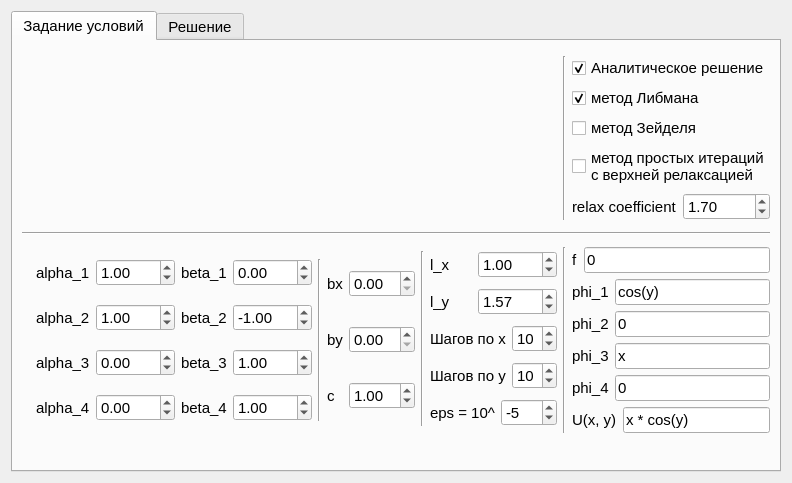
<?xml version="1.0" encoding="UTF-8"?>
<ui version="4.0">
 <class>Form</class>
 <widget class="QWidget" name="Form">
  <property name="geometry">
   <rect>
    <x>0</x>
    <y>0</y>
    <width>792</width>
    <height>483</height>
   </rect>
  </property>
  <property name="font">
   <font>
    <pointsize>8</pointsize>
   </font>
  </property>
  <property name="windowTitle">
   <string>Form</string>
  </property>
  <layout class="QGridLayout" name="gridLayout">
   <item row="0" column="1">
    <widget class="QTabWidget" name="tabWidget">
     <property name="font">
      <font>
       <pointsize>11</pointsize>
      </font>
     </property>
     <property name="currentIndex">
      <number>0</number>
     </property>
     <property name="elideMode">
      <enum>Qt::ElideMiddle</enum>
     </property>
     <widget class="QWidget" name="tab_statement">
      <attribute name="title">
       <string>Задание условий</string>
      </attribute>
      <layout class="QGridLayout" name="gridLayout_42">
       <item row="0" column="0" colspan="3">
        <widget class="QLabel" name="label_pic">
         <property name="text">
          <string/>
         </property>
         <property name="pixmap">
          <pixmap>../resource/pic.png</pixmap>
         </property>
        </widget>
       </item>
       <item row="3" column="4">
        <spacer name="horizontalSpacer_17">
         <property name="orientation">
          <enum>Qt::Horizontal</enum>
         </property>
         <property name="sizeHint" stdset="0">
          <size>
           <width>7</width>
           <height>20</height>
          </size>
         </property>
        </spacer>
       </item>
       <item row="2" column="2">
        <layout class="QGridLayout" name="gridLayout_21">
         <item row="4" column="1">
          <layout class="QGridLayout" name="gridLayout_20">
           <item row="0" column="0">
            <widget class="QLabel" name="label_3">
             <property name="text">
              <string>eps = 10^</string>
             </property>
            </widget>
           </item>
           <item row="0" column="1">
            <widget class="QSpinBox" name="spinBox_eps">
             <property name="minimum">
              <number>-7</number>
             </property>
             <property name="maximum">
              <number>-1</number>
             </property>
             <property name="value">
              <number>-5</number>
             </property>
            </widget>
           </item>
          </layout>
         </item>
         <item row="2" column="1">
          <layout class="QGridLayout" name="gridLayout_40">
           <item row="0" column="0">
            <widget class="QLabel" name="label_29">
             <property name="text">
              <string>Шагов по x</string>
             </property>
            </widget>
           </item>
           <item row="0" column="1">
            <widget class="QSpinBox" name="spinBox_nx">
             <property name="value">
              <number>10</number>
             </property>
            </widget>
           </item>
          </layout>
         </item>
         <item row="1" column="1">
          <layout class="QGridLayout" name="gridLayout_39">
           <item row="0" column="1">
            <widget class="QDoubleSpinBox" name="doubleSpinBox_max_y">
             <property name="minimum">
              <double>-100.000000000000000</double>
             </property>
             <property name="maximum">
              <double>100.000000000000000</double>
             </property>
             <property name="value">
              <double>1.570000000000000</double>
             </property>
            </widget>
           </item>
           <item row="0" column="0">
            <widget class="QLabel" name="label_28">
             <property name="text">
              <string>l_y</string>
             </property>
            </widget>
           </item>
          </layout>
         </item>
         <item row="0" column="1">
          <layout class="QGridLayout" name="gridLayout_36">
           <item row="0" column="1">
            <widget class="QDoubleSpinBox" name="doubleSpinBox_max_x">
             <property name="minimum">
              <double>-100.000000000000000</double>
             </property>
             <property name="maximum">
              <double>100.000000000000000</double>
             </property>
             <property name="value">
              <double>1.000000000000000</double>
             </property>
            </widget>
           </item>
           <item row="0" column="0">
            <widget class="QLabel" name="label_27">
             <property name="text">
              <string>l_x</string>
             </property>
            </widget>
           </item>
          </layout>
         </item>
         <item row="3" column="1">
          <layout class="QGridLayout" name="gridLayout_41">
           <item row="0" column="0">
            <widget class="QLabel" name="label_30">
             <property name="text">
              <string>Шагов по y</string>
             </property>
            </widget>
           </item>
           <item row="0" column="1">
            <widget class="QSpinBox" name="spinBox_ny">
             <property name="value">
              <number>10</number>
             </property>
            </widget>
           </item>
          </layout>
         </item>
         <item row="0" column="0" rowspan="5">
          <widget class="Line" name="line_2">
           <property name="orientation">
            <enum>Qt::Vertical</enum>
           </property>
          </widget>
         </item>
        </layout>
       </item>
       <item row="2" column="1">
        <layout class="QGridLayout" name="gridLayout_6">
         <item row="2" column="0">
          <layout class="QGridLayout" name="gridLayout_4">
           <item row="0" column="0">
            <widget class="QLabel" name="label_9">
             <property name="text">
              <string>c</string>
             </property>
            </widget>
           </item>
           <item row="0" column="1">
            <widget class="QDoubleSpinBox" name="doubleSpinBox_c">
             <property name="value">
              <double>1.000000000000000</double>
             </property>
            </widget>
           </item>
          </layout>
         </item>
         <item row="1" column="0">
          <layout class="QGridLayout" name="gridLayout_3">
           <item row="0" column="0">
            <widget class="QLabel" name="label_8">
             <property name="text">
              <string>by</string>
             </property>
            </widget>
           </item>
           <item row="0" column="1">
            <widget class="QDoubleSpinBox" name="doubleSpinBox_by"/>
           </item>
          </layout>
         </item>
         <item row="0" column="0">
          <layout class="QGridLayout" name="gridLayout_2">
           <item row="0" column="0">
            <widget class="QLabel" name="label_7">
             <property name="text">
              <string>bx</string>
             </property>
            </widget>
           </item>
           <item row="0" column="1">
            <widget class="QDoubleSpinBox" name="doubleSpinBox_bx"/>
           </item>
          </layout>
         </item>
        </layout>
       </item>
       <item row="2" column="3">
        <layout class="QGridLayout" name="gridLayout_31">
         <item row="3" column="1">
          <layout class="QGridLayout" name="gridLayout_26">
           <item row="0" column="0">
            <widget class="QLabel" name="label_22">
             <property name="text">
              <string>phi_3</string>
             </property>
            </widget>
           </item>
           <item row="0" column="1">
            <widget class="QLineEdit" name="lineEdit_phi_3">
             <property name="text">
              <string>x</string>
             </property>
            </widget>
           </item>
          </layout>
         </item>
         <item row="4" column="1">
          <layout class="QGridLayout" name="gridLayout_30">
           <item row="0" column="0">
            <widget class="QLabel" name="label_23">
             <property name="text">
              <string>phi_4</string>
             </property>
            </widget>
           </item>
           <item row="0" column="1">
            <widget class="QLineEdit" name="lineEdit_phi_4">
             <property name="text">
              <string>0</string>
             </property>
            </widget>
           </item>
          </layout>
         </item>
         <item row="0" column="1">
          <layout class="QGridLayout" name="gridLayout_32">
           <item row="0" column="0">
            <widget class="QLabel" name="label_24">
             <property name="text">
              <string>f</string>
             </property>
            </widget>
           </item>
           <item row="0" column="1">
            <widget class="QLineEdit" name="lineEdit_f">
             <property name="text">
              <string>0</string>
             </property>
            </widget>
           </item>
          </layout>
         </item>
         <item row="2" column="1">
          <layout class="QGridLayout" name="gridLayout_24">
           <item row="0" column="0">
            <widget class="QLabel" name="label_21">
             <property name="text">
              <string>phi_2</string>
             </property>
            </widget>
           </item>
           <item row="0" column="1">
            <widget class="QLineEdit" name="lineEdit_phi_2">
             <property name="text">
              <string>0</string>
             </property>
            </widget>
           </item>
          </layout>
         </item>
         <item row="1" column="1">
          <layout class="QGridLayout" name="gridLayout_19">
           <item row="0" column="0">
            <widget class="QLabel" name="label_18">
             <property name="text">
              <string>phi_1</string>
             </property>
            </widget>
           </item>
           <item row="0" column="1">
            <widget class="QLineEdit" name="lineEdit_phi_1">
             <property name="text">
              <string>cos(y)</string>
             </property>
            </widget>
           </item>
          </layout>
         </item>
         <item row="5" column="1">
          <layout class="QGridLayout" name="gridLayout_35">
           <item row="0" column="0">
            <widget class="QLabel" name="label_26">
             <property name="text">
              <string>U(x, y)</string>
             </property>
            </widget>
           </item>
           <item row="0" column="1">
            <widget class="QLineEdit" name="lineEdit_analytic">
             <property name="text">
              <string>x * cos(y)</string>
             </property>
            </widget>
           </item>
          </layout>
         </item>
         <item row="0" column="0" rowspan="6">
          <widget class="Line" name="line_3">
           <property name="orientation">
            <enum>Qt::Vertical</enum>
           </property>
          </widget>
         </item>
        </layout>
       </item>
       <item row="0" column="3">
        <layout class="QGridLayout" name="gridLayout_34">
         <item row="4" column="1">
          <layout class="QGridLayout" name="gridLayout_33">
           <item row="0" column="0">
            <widget class="QLabel" name="label_25">
             <property name="text">
              <string>relax coefficient</string>
             </property>
            </widget>
           </item>
           <item row="0" column="1">
            <widget class="QDoubleSpinBox" name="doubleSpinBox_relax">
             <property name="minimum">
              <double>1.000000000000000</double>
             </property>
             <property name="maximum">
              <double>1.990000000000000</double>
             </property>
             <property name="singleStep">
              <double>0.100000000000000</double>
             </property>
             <property name="value">
              <double>1.700000000000000</double>
             </property>
            </widget>
           </item>
          </layout>
         </item>
         <item row="1" column="1">
          <widget class="QCheckBox" name="checkBox_libman">
           <property name="text">
            <string>метод Либмана</string>
           </property>
           <property name="checked">
            <bool>true</bool>
           </property>
          </widget>
         </item>
         <item row="3" column="1">
          <widget class="QCheckBox" name="checkBox_sor">
           <property name="text">
            <string>метод простых итераций 
с верхней релаксацией</string>
           </property>
          </widget>
         </item>
         <item row="0" column="1">
          <widget class="QCheckBox" name="checkBox_analytic">
           <property name="text">
            <string>Аналитическое решение</string>
           </property>
           <property name="checked">
            <bool>true</bool>
           </property>
          </widget>
         </item>
         <item row="2" column="1">
          <widget class="QCheckBox" name="checkBox_seidel">
           <property name="text">
            <string>метод Зейделя</string>
           </property>
          </widget>
         </item>
         <item row="0" column="0" rowspan="5">
          <widget class="Line" name="line_5">
           <property name="orientation">
            <enum>Qt::Vertical</enum>
           </property>
          </widget>
         </item>
        </layout>
       </item>
       <item row="2" column="0">
        <layout class="QGridLayout" name="gridLayout_18">
         <item row="0" column="0">
          <layout class="QGridLayout" name="gridLayout_14">
           <item row="0" column="0">
            <layout class="QGridLayout" name="gridLayout_5">
             <item row="0" column="1">
              <widget class="QLabel" name="label_10">
               <property name="text">
                <string>alpha_1</string>
               </property>
              </widget>
             </item>
             <item row="0" column="2">
              <widget class="QDoubleSpinBox" name="doubleSpinBox_alpha_1">
               <property name="minimum">
                <double>-100.000000000000000</double>
               </property>
               <property name="maximum">
                <double>100.000000000000000</double>
               </property>
               <property name="value">
                <double>1.000000000000000</double>
               </property>
              </widget>
             </item>
             <item row="0" column="0">
              <spacer name="horizontalSpacer_3">
               <property name="orientation">
                <enum>Qt::Horizontal</enum>
               </property>
               <property name="sizeHint" stdset="0">
                <size>
                 <width>40</width>
                 <height>20</height>
                </size>
               </property>
              </spacer>
             </item>
            </layout>
           </item>
           <item row="0" column="1">
            <layout class="QGridLayout" name="gridLayout_7">
             <item row="0" column="0">
              <widget class="QLabel" name="label_11">
               <property name="text">
                <string>beta_1</string>
               </property>
              </widget>
             </item>
             <item row="0" column="1">
              <widget class="QDoubleSpinBox" name="doubleSpinBox_beta_1">
               <property name="minimum">
                <double>-100.000000000000000</double>
               </property>
               <property name="maximum">
                <double>100.000000000000000</double>
               </property>
              </widget>
             </item>
            </layout>
           </item>
          </layout>
         </item>
         <item row="1" column="0">
          <layout class="QGridLayout" name="gridLayout_15">
           <item row="0" column="1">
            <layout class="QGridLayout" name="gridLayout_8">
             <item row="0" column="0">
              <widget class="QLabel" name="label_12">
               <property name="text">
                <string>beta_2</string>
               </property>
              </widget>
             </item>
             <item row="0" column="1">
              <widget class="QDoubleSpinBox" name="doubleSpinBox_beta_2">
               <property name="minimum">
                <double>-100.000000000000000</double>
               </property>
               <property name="maximum">
                <double>100.000000000000000</double>
               </property>
               <property name="value">
                <double>-1.000000000000000</double>
               </property>
              </widget>
             </item>
            </layout>
           </item>
           <item row="0" column="0">
            <layout class="QGridLayout" name="gridLayout_9">
             <item row="0" column="1">
              <widget class="QLabel" name="label_13">
               <property name="text">
                <string>alpha_2</string>
               </property>
              </widget>
             </item>
             <item row="0" column="2">
              <widget class="QDoubleSpinBox" name="doubleSpinBox_alpha_2">
               <property name="minimum">
                <double>-100.000000000000000</double>
               </property>
               <property name="maximum">
                <double>100.000000000000000</double>
               </property>
               <property name="value">
                <double>1.000000000000000</double>
               </property>
              </widget>
             </item>
             <item row="0" column="0">
              <spacer name="horizontalSpacer_5">
               <property name="orientation">
                <enum>Qt::Horizontal</enum>
               </property>
               <property name="sizeHint" stdset="0">
                <size>
                 <width>40</width>
                 <height>20</height>
                </size>
               </property>
              </spacer>
             </item>
            </layout>
           </item>
          </layout>
         </item>
         <item row="2" column="0">
          <layout class="QGridLayout" name="gridLayout_16">
           <item row="0" column="1">
            <layout class="QGridLayout" name="gridLayout_10">
             <item row="0" column="0">
              <widget class="QLabel" name="label_14">
               <property name="text">
                <string>beta_3</string>
               </property>
              </widget>
             </item>
             <item row="0" column="1">
              <widget class="QDoubleSpinBox" name="doubleSpinBox_beta_3">
               <property name="minimum">
                <double>-100.000000000000000</double>
               </property>
               <property name="maximum">
                <double>100.000000000000000</double>
               </property>
               <property name="value">
                <double>1.000000000000000</double>
               </property>
              </widget>
             </item>
            </layout>
           </item>
           <item row="0" column="0">
            <layout class="QGridLayout" name="gridLayout_11">
             <item row="0" column="1">
              <widget class="QLabel" name="label_15">
               <property name="text">
                <string>alpha_3</string>
               </property>
              </widget>
             </item>
             <item row="0" column="2">
              <widget class="QDoubleSpinBox" name="doubleSpinBox_alpha_3">
               <property name="minimum">
                <double>-100.000000000000000</double>
               </property>
               <property name="maximum">
                <double>100.000000000000000</double>
               </property>
              </widget>
             </item>
             <item row="0" column="0">
              <spacer name="horizontalSpacer_9">
               <property name="orientation">
                <enum>Qt::Horizontal</enum>
               </property>
               <property name="sizeHint" stdset="0">
                <size>
                 <width>40</width>
                 <height>20</height>
                </size>
               </property>
              </spacer>
             </item>
            </layout>
           </item>
          </layout>
         </item>
         <item row="3" column="0">
          <layout class="QGridLayout" name="gridLayout_17">
           <item row="0" column="1">
            <layout class="QGridLayout" name="gridLayout_12">
             <item row="0" column="1">
              <widget class="QDoubleSpinBox" name="doubleSpinBox_beta_4">
               <property name="minimum">
                <double>-100.000000000000000</double>
               </property>
               <property name="value">
                <double>1.000000000000000</double>
               </property>
              </widget>
             </item>
             <item row="0" column="0">
              <widget class="QLabel" name="label_16">
               <property name="text">
                <string>beta_4</string>
               </property>
              </widget>
             </item>
            </layout>
           </item>
           <item row="0" column="0">
            <layout class="QGridLayout" name="gridLayout_13">
             <item row="0" column="1">
              <widget class="QLabel" name="label_17">
               <property name="text">
                <string>alpha_4</string>
               </property>
              </widget>
             </item>
             <item row="0" column="2">
              <widget class="QDoubleSpinBox" name="doubleSpinBox_alpha_4">
               <property name="minimum">
                <double>-100.000000000000000</double>
               </property>
               <property name="maximum">
                <double>100.000000000000000</double>
               </property>
              </widget>
             </item>
             <item row="0" column="0">
              <spacer name="horizontalSpacer_10">
               <property name="orientation">
                <enum>Qt::Horizontal</enum>
               </property>
               <property name="sizeHint" stdset="0">
                <size>
                 <width>40</width>
                 <height>20</height>
                </size>
               </property>
              </spacer>
             </item>
            </layout>
           </item>
          </layout>
         </item>
         <item row="0" column="1" rowspan="4">
          <widget class="Line" name="line">
           <property name="orientation">
            <enum>Qt::Vertical</enum>
           </property>
          </widget>
         </item>
        </layout>
       </item>
       <item row="1" column="0" colspan="4">
        <widget class="Line" name="line_4">
         <property name="orientation">
          <enum>Qt::Horizontal</enum>
         </property>
        </widget>
       </item>
      </layout>
      <zorder>label_pic</zorder>
      <zorder>horizontalSpacer_17</zorder>
      <zorder>label_3</zorder>
      <zorder>spinBox_eps</zorder>
      <zorder></zorder>
      <zorder></zorder>
      <zorder></zorder>
      <zorder></zorder>
      <zorder></zorder>
      <zorder>line_4</zorder>
     </widget>
     <widget class="QWidget" name="tab_solution">
      <attribute name="title">
       <string>Решение</string>
      </attribute>
      <layout class="QGridLayout" name="gridLayout_38">
       <item row="0" column="0" colspan="2">
        <layout class="QGridLayout" name="gridLayout_37">
         <item row="0" column="0">
          <layout class="QGridLayout" name="gridLayout_28">
           <item row="0" column="0">
            <layout class="QGridLayout" name="gridLayout_27">
             <item row="0" column="0">
              <layout class="QGridLayout" name="gridLayout_22">
               <item row="0" column="0">
                <widget class="QLabel" name="label">
                 <property name="text">
                  <string>Шаг по x</string>
                 </property>
                </widget>
               </item>
               <item row="0" column="1">
                <widget class="QSpinBox" name="spinBox_x"/>
               </item>
              </layout>
             </item>
             <item row="1" column="0">
              <layout class="QVBoxLayout" name="verticalLayout_sol_y"/>
             </item>
            </layout>
           </item>
           <item row="1" column="0">
            <layout class="QGridLayout" name="gridLayout_25">
             <item row="0" column="0">
              <layout class="QGridLayout" name="gridLayout_23">
               <item row="0" column="0">
                <widget class="QLabel" name="label_2">
                 <property name="text">
                  <string>Шаг по y</string>
                 </property>
                </widget>
               </item>
               <item row="0" column="1">
                <widget class="QSpinBox" name="spinBox_y"/>
               </item>
              </layout>
             </item>
             <item row="1" column="0">
              <layout class="QVBoxLayout" name="verticalLayout_sol_x"/>
             </item>
            </layout>
           </item>
          </layout>
         </item>
         <item row="0" column="1">
          <layout class="QGridLayout" name="gridLayout_29">
           <item row="0" column="0">
            <layout class="QVBoxLayout" name="verticalLayout_err_x"/>
           </item>
           <item row="1" column="0">
            <layout class="QVBoxLayout" name="verticalLayout_err_y"/>
           </item>
          </layout>
         </item>
        </layout>
       </item>
      </layout>
     </widget>
    </widget>
   </item>
  </layout>
 </widget>
 <resources/>
 <connections/>
</ui>
